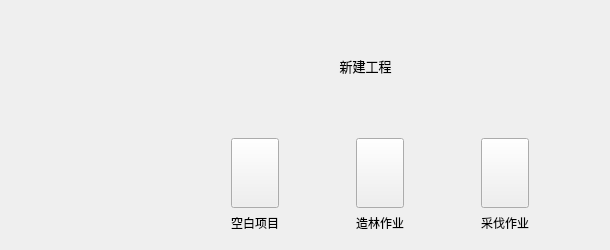
                     <widget class="QWidget" name="home">
                      <property name="styleSheet">
                       <string notr="true">background-image: url(:/images/images/images/PyDracula_vertical.png);
background-position: center;
background-repeat: no-repeat;</string>
                      </property>
                      <widget class="QLabel" name="label_2">
                       <property name="geometry">
                        <rect>
                         <x>290</x>
                         <y>40</y>
                         <width>151</width>
                         <height>51</height>
                        </rect>
                       </property>
                       <property name="font">
                        <font>
                         <family>Segoe UI</family>
                         <pointsize>10</pointsize>
                         <italic>false</italic>
                         <bold>false</bold>
                        </font>
                       </property>
                       <property name="text">
                        <string>新建工程</string>
                       </property>
                       <property name="textFormat">
                        <enum>Qt::PlainText</enum>
                       </property>
                       <property name="alignment">
                        <set>Qt::AlignCenter</set>
                       </property>
                      </widget>
                      <widget class="QWidget" name="widNewProj" native="true">
                       <property name="geometry">
                        <rect>
                         <x>160</x>
                         <y>120</y>
                         <width>441</width>
                         <height>121</height>
                        </rect>
                       </property>
                       <property name="sizePolicy">
                        <sizepolicy hsizetype="Preferred" vsizetype="Expanding">
                         <horstretch>0</horstretch>
                         <verstretch>0</verstretch>
                        </sizepolicy>
                       </property>
                       <property name="styleSheet">
                        <string notr="true">#widNewProj .QWidget：hover{
background-color: rgb(189, 147, 249);
}
</string>
                       </property>
                       <layout class="QGridLayout" name="gridLayout">
                        <property name="leftMargin">
                         <number>9</number>
                        </property>
                        <property name="topMargin">
                         <number>9</number>
                        </property>
                        <property name="rightMargin">
                         <number>9</number>
                        </property>
                        <item row="0" column="0">
                         <widget class="QWidget" name="newKongbai" native="true">
                          <property name="sizePolicy">
                           <sizepolicy hsizetype="Fixed" vsizetype="Preferred">
                            <horstretch>0</horstretch>
                            <verstretch>0</verstretch>
                           </sizepolicy>
                          </property>
                          <layout class="QVBoxLayout" name="verticalLayout_5">
                           <item>
                            <widget class="QPushButton" name="pbNewKongbai_2">
                             <property name="sizePolicy">
                              <sizepolicy hsizetype="Expanding" vsizetype="Expanding">
                               <horstretch>0</horstretch>
                               <verstretch>0</verstretch>
                              </sizepolicy>
                             </property>
                             <property name="text">
                              <string/>
                             </property>
                             <property name="icon">
                              <iconset resource="../resource/lhqgis.qrc">
                               <normaloff>:/dracula/images/PyDracula.png</normaloff>:/dracula/images/PyDracula.png</iconset>
                             </property>
                             <property name="iconSize">
                              <size>
                               <width>32</width>
                               <height>32</height>
                              </size>
                             </property>
                            </widget>
                           </item>
                           <item>
                            <widget class="QLabel" name="label_5">
                             <property name="text">
                              <string>空白项目</string>
                             </property>
                             <property name="alignment">
                              <set>Qt::AlignCenter</set>
                             </property>
                            </widget>
                           </item>
                          </layout>
                         </widget>
                        </item>
                        <item row="0" column="1">
                         <widget class="QWidget" name="widget_3" native="true">
                          <property name="sizePolicy">
                           <sizepolicy hsizetype="Fixed" vsizetype="Preferred">
                            <horstretch>0</horstretch>
                            <verstretch>0</verstretch>
                           </sizepolicy>
                          </property>
                          <layout class="QVBoxLayout" name="verticalLayout_22">
                           <item>
                            <widget class="QPushButton" name="pbNewKongbai_3">
                             <property name="sizePolicy">
                              <sizepolicy hsizetype="Expanding" vsizetype="Expanding">
                               <horstretch>0</horstretch>
                               <verstretch>0</verstretch>
                              </sizepolicy>
                             </property>
                             <property name="text">
                              <string/>
                             </property>
                             <property name="icon">
                              <iconset resource="../resource/lhqgis.qrc">
                               <normaloff>:/alibaba/alibaba/file1.png</normaloff>:/alibaba/alibaba/file1.png</iconset>
                             </property>
                             <property name="iconSize">
                              <size>
                               <width>32</width>
                               <height>32</height>
                              </size>
                             </property>
                            </widget>
                           </item>
                           <item>
                            <widget class="QLabel" name="label_6">
                             <property name="text">
                              <string>造林作业</string>
                             </property>
                             <property name="alignment">
                              <set>Qt::AlignCenter</set>
                             </property>
                            </widget>
                           </item>
                          </layout>
                         </widget>
                        </item>
                        <item row="0" column="2">
                         <widget class="QWidget" name="widget" native="true">
                          <property name="sizePolicy">
                           <sizepolicy hsizetype="Fixed" vsizetype="Preferred">
                            <horstretch>0</horstretch>
                            <verstretch>0</verstretch>
                           </sizepolicy>
                          </property>
                          <layout class="QVBoxLayout" name="verticalLayout_10">
                           <item>
                            <widget class="QPushButton" name="pbNewKongbai_4">
                             <property name="sizePolicy">
                              <sizepolicy hsizetype="Expanding" vsizetype="Expanding">
                               <horstretch>0</horstretch>
                               <verstretch>0</verstretch>
                              </sizepolicy>
                             </property>
                             <property name="text">
                              <string/>
                             </property>
                             <property name="icon">
                              <iconset resource="../resource/lhqgis.qrc">
                               <normaloff>:/alibaba/alibaba/file.png</normaloff>:/alibaba/alibaba/file.png</iconset>
                             </property>
                             <property name="iconSize">
                              <size>
                               <width>32</width>
                               <height>32</height>
                              </size>
                             </property>
                            </widget>
                           </item>
                           <item>
                            <widget class="QLabel" name="label_7">
                             <property name="text">
                              <string>采伐作业</string>
                             </property>
                             <property name="alignment">
                              <set>Qt::AlignCenter</set>
                             </property>
                            </widget>
                           </item>
                          </layout>
                         </widget>
                        </item>
                       </layout>
                      </widget>
                     </widget>
